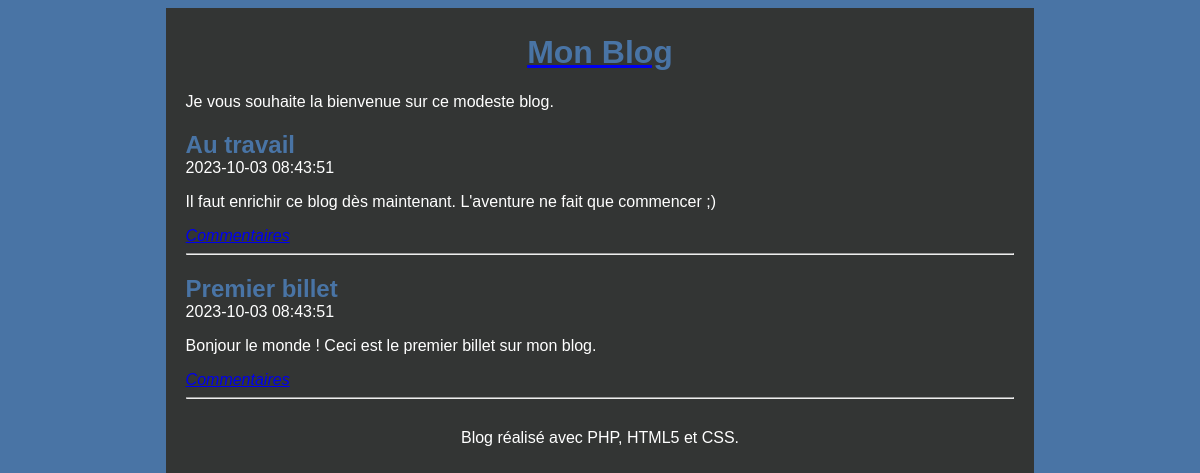
The page / on the database its author committed.
### tables this page shows
create table BILLET (
  idBillet integer primary key auto_increment,
 dateBillet datetime not null,
  titreBillet varchar(100) not null,
  contenuBillet varchar(400) not null
);

### Modele.php (called while the page is built, shortened)
<?php
function getBdD()
{
    $bdd = new PDO('mysql:host=localhost;dbname=monblog;charset=utf8', 'testblog', '12345', array(PDO::ATTR_ERRMODE => PDO::ERRMODE_EXCEPTION));
    return $bdd;
}
function getBillets()
{
    $bdd = getBdD();
    $billets = $bdd->query('select idBillet as id, dateBillet as date,'
        . ' titreBillet as titre, contenuBillet as contenu from BILLET'
        . ' order by idBillet desc');
    return $billets;
}
?>

### index.php (called while the page is built, shortened)
<?php require 'Modele.php';
try {
$billets = getBillets();
require 'gabarit.php';
}
catch (Exception $e){
    $msgErreur = $e->getMessage();
    $contenu = 'vueErreur.php';
    require 'gabarit.php';
}
    ?>

### vueAccueil.php (the view)
<?php
foreach ($billets as $billet):
    $id = $billet['id'];
    ?>
    <article>
        <header>
            <h1 class="titreBillet">
                <?= $billet['titre'] ?>
            </h1>
            <time>
                <?= $billet['date'] ?>
            </time>
        </header>
        <p>
            <?= $billet['contenu'] ?>
        </p>
        <div id="commentaires">
            <em><a href="billet.php?id=<?= $id ?>">Commentaires</a></em>
        </div>
    </article>
    <hr />
<?php endforeach; ?>

### style.css (style rules this page uses)
html, body { height: 100%; }
body { color: white; background: #4974a5; font-family: 'Futura-Medium', 'Futura', 'Trebuchet MS', sans-serif; }
h1 { color: #4974a5; }
.titreBillet { margin-bottom : 0px; }
#commentaires { color : white; }

### rows shown on the page
billet: titreBillet "Au travail", dateBillet "2023-10-03 08:43:51", contenuBillet "Il faut enrichir ce blog dès maintenant. L'aventure ne fait que commencer ;)"
billet: titreBillet "Premier billet", dateBillet "2023-10-03 08:43:51", contenuBillet "Bonjour le monde ! Ceci est le premier billet sur mon blog."
